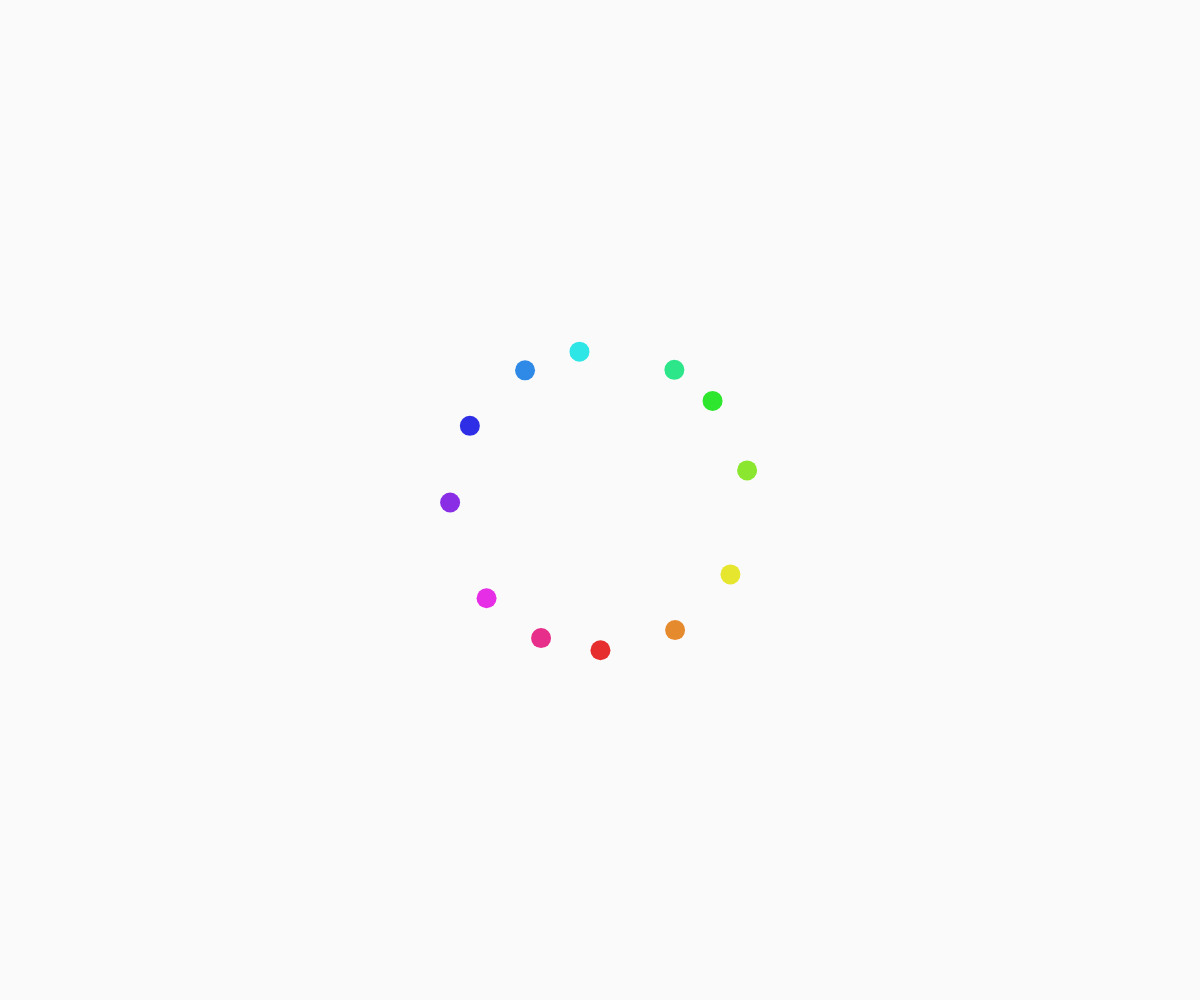
Frame 1 (no input)
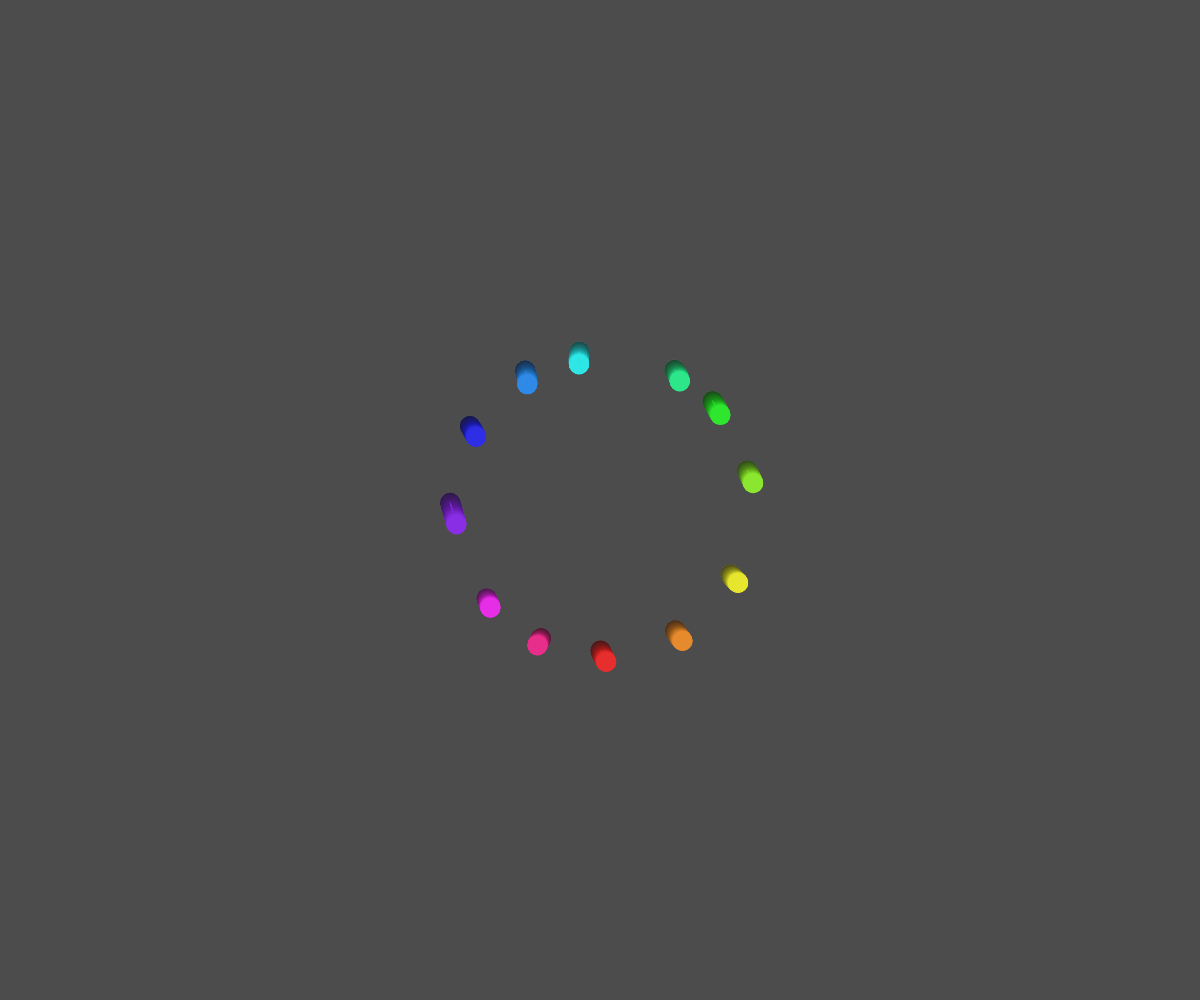
Frame 60 (no input)
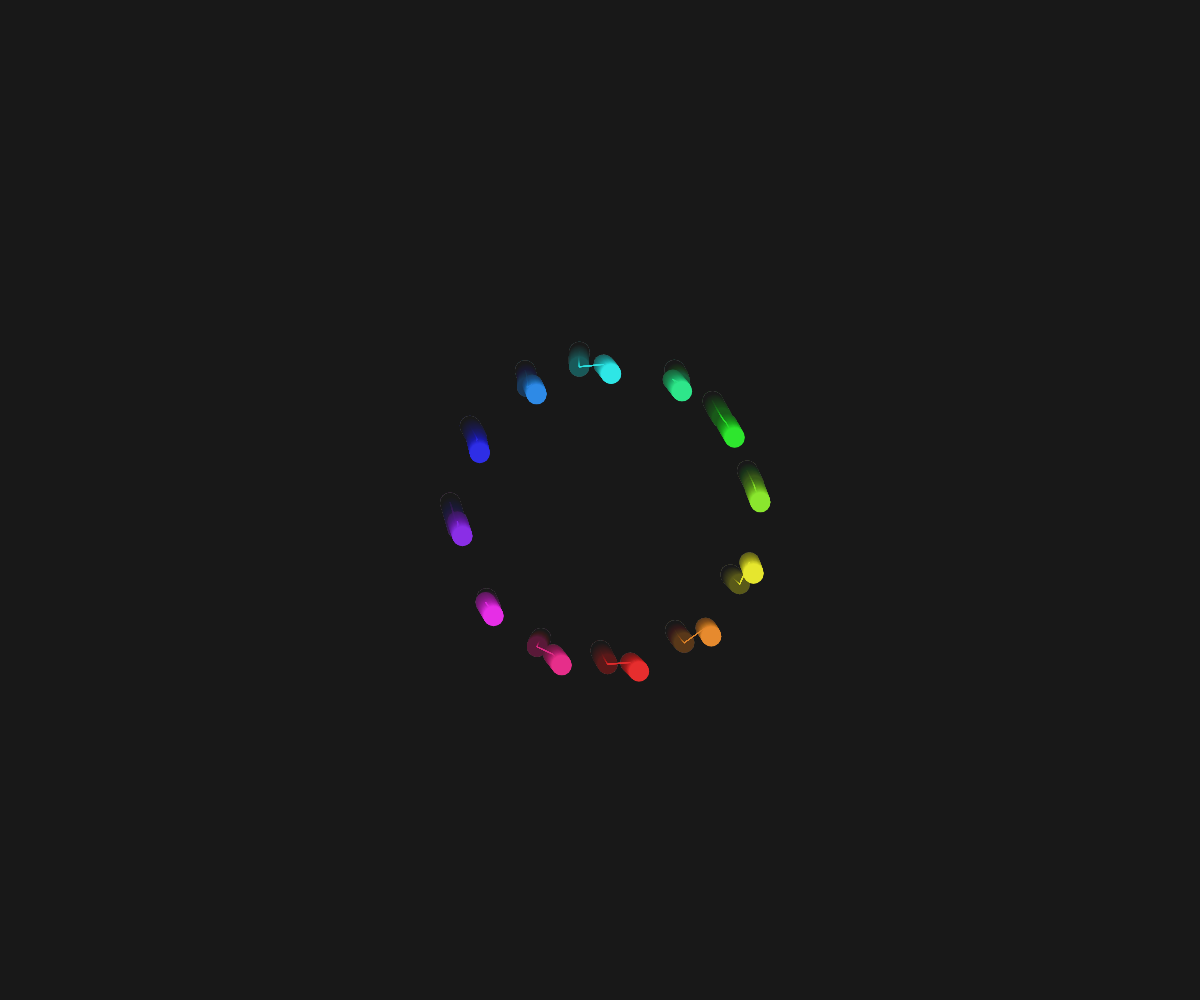
Frame 120 (the mouse pressed at the canvas centre since frame 60)

The p5.js sketch that drew these frames (run headless with seeded random() and noise() and a simulated clock; from frame 60 on, the mouse is pressed at the canvas centre):

// p5.js sketch
// ── sketch.js
let pendulums = [];
const numPendulums = 12;
const pendulumLength = 150;
let time = 0;
let trails = [];
let axisSway = 0;
let swayDirection = 1;
let driftX = 0;
let driftSpeed = 0.001;
let phaseLock = false;
let phaseLockTimer = 0;

function setup() {
  createCanvas(windowWidth, windowHeight);
  colorMode(HSB, 360, 100, 100, 1);

  // Initialize pendulums with different phases and colors
  for (let i = 0; i < numPendulums; i++) {
    const angle = map(i, 0, numPendulums, 0, TWO_PI);
    const hue = map(i, 0, numPendulums, 0, 360);
    pendulums.push({
      angle: angle,
      phase: random(TWO_PI),
      length: pendulumLength,
      hue: hue,
      speed: random(0.5, 1.5)
    });
  }

  // Initialize trails array
  for (let i = 0; i < numPendulums; i++) {
    trails.push([]);
  }
}

function draw() {
  background(0, 0, 0, 0.02); // Semi-transparent background for motion trails

  // Update sway of the axis
  axisSway += 0.002 * swayDirection;
  if (axisSway > 0.5 || axisSway < -0.5) {
    swayDirection *= -1;
  }

  // Update drift
  driftX += driftSpeed;
  
  // Center of the canvas
  const centerX = width / 2;
  const centerY = height / 2;

  // Update time
  time += 0.01;

  // Check for phase lock condition
  if (!phaseLock && random() < 0.005) {
    phaseLock = true;
    phaseLockTimer = 0;
  }

  // Handle phase locking
  if (phaseLock) {
    phaseLockTimer++;
    if (phaseLockTimer > 120) { // Lock for 2 seconds at 60fps
      phaseLock = false;
    }
  }

  // Draw pendulums and trails
  for (let i = 0; i < pendulums.length; i++) {
    const p = pendulums[i];

    // Calculate oscillation with harmonic timing based on pentatonic scale
    let oscillation = sin(p.phase + time * p.speed) * 0.5 + 0.5;
    
    // Apply phase lock if active
    if (phaseLock) {
      const lockPhase = map(i, 0, pendulums.length - 1, 0, TWO_PI);
      oscillation = sin(lockPhase + time * 0.8) * 0.5 + 0.5;
    }

    const angle = p.angle + oscillation * 0.2;

    // Position of the pendulum disc
    const x = sin(angle) * p.length + driftX * 100 + centerX;
    const y = cos(angle) * p.length + axisSway * 100 + centerY;

    // Draw colored disc
    noStroke();
    fill(p.hue, 80, 90);
    ellipse(x, y, 20, 20);

    // Update trail
    trails[i].push({x: x, y: y});
    if (trails[i].length > 50) {
      trails[i].shift();
    }

    // Draw trail
    if (trails[i].length > 1) {
      noFill();
      stroke(p.hue, 80, 90, 0.5);
      beginShape();
      for (let j = 0; j < trails[i].length; j++) {
        const point = trails[i][j];
        vertex(point.x, point.y);
      }
      endShape();
    }
  }
}

function windowResized() {
  resizeCanvas(windowWidth, windowHeight);
}
